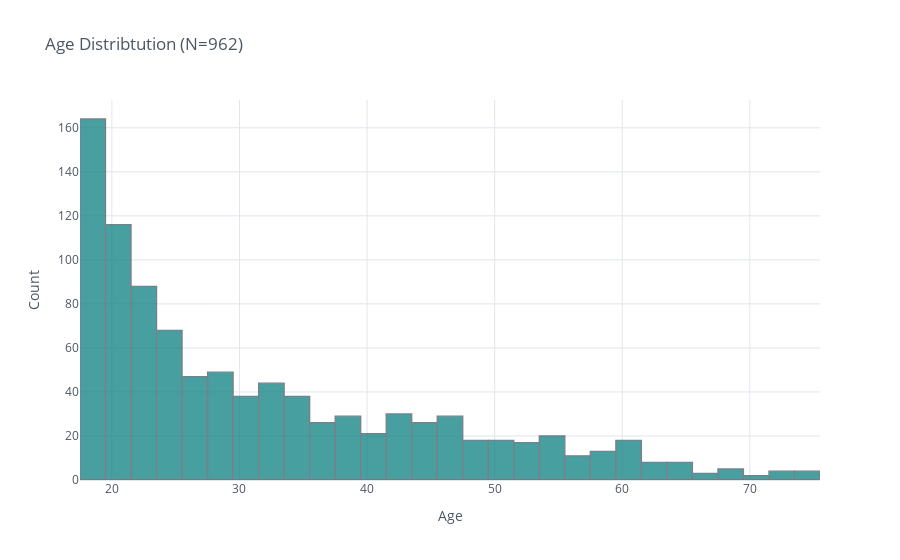

The code cell stored with this chart in its notebook:
### Markdown cell above
### Sample

### Code cell
total_responses = sum(gcbs_clean_df['DEMO_age'].value_counts())
gcbs_clean_df['DEMO_age'].iplot(kind='hist', opacity=0.75, color='rgb(12, 128, 128)', title='Age Distribtution (N={})'.format(total_responses), yTitle='Count', xTitle='Age', bargap = 0, theme='white')

### Figure 1 — Plotly figure (JSON) as saved in the notebook; plotly's stock layout.template omitted (floating-point values rounded to 4 significant figures; data arrays with more than 128 entries replaced by an {"elided": "..."} marker saying what was removed)
{"data": [{"histfunc": "count", "histnorm": "", "marker": {"color": "rgba(12, 128, 128, 1.0)", "line": {"color": "#4D5663", "width": 1.3}}, "name": "DEMO_age", "opacity": 0.75, "orientation": "v", "type": "histogram", "x": {"elided": "962 int values"}}], "layout": {"barmode": "overlay", "legend": {"bgcolor": "#FFFFFF", "font": {"color": "#4D5663"}}, "paper_bgcolor": "#FFFFFF", "plot_bgcolor": "#FFFFFF", "title": {"font": {"color": "#4D5663"}, "text": "Age Distribtution (N=962)"}, "xaxis": {"gridcolor": "#E1E5ED", "showgrid": true, "tickfont": {"color": "#4D5663"}, "title": {"font": {"color": "#4D5663"}, "text": "Age"}, "zerolinecolor": "#E1E5ED"}, "yaxis": {"gridcolor": "#E1E5ED", "showgrid": true, "tickfont": {"color": "#4D5663"}, "title": {"font": {"color": "#4D5663"}, "text": "Count"}, "zerolinecolor": "#E1E5ED"}}}
